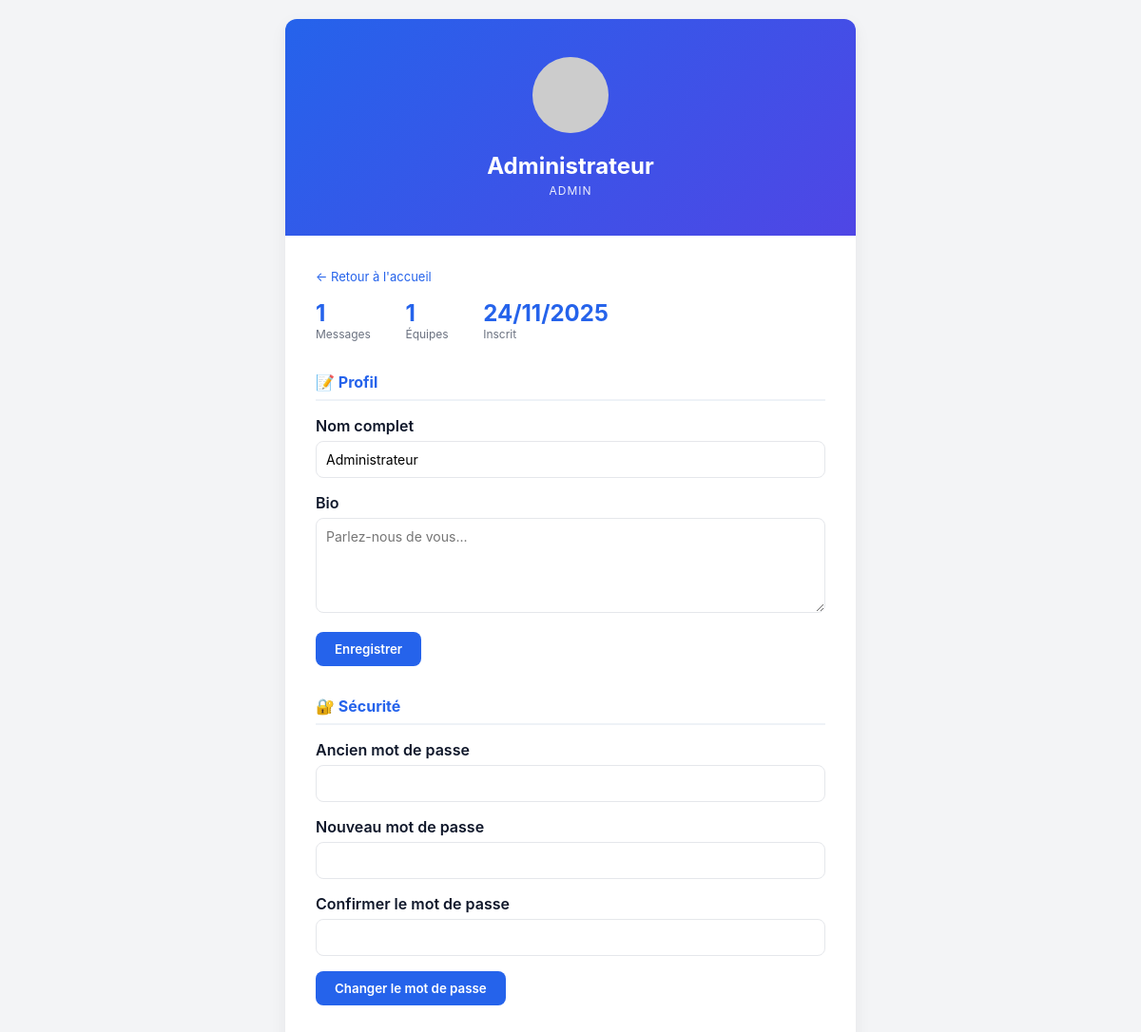
The app's page /profile.php (signed in) with its own data.
### tables this page shows
CREATE TABLE users (
    id INT AUTO_INCREMENT PRIMARY KEY,
    username VARCHAR(50) NOT NULL UNIQUE,
    email VARCHAR(100) NOT NULL UNIQUE,
    password VARCHAR(255) NOT NULL,
    full_name VARCHAR(100) NOT NULL,
    avatar VARCHAR(255) DEFAULT NULL,
    role VARCHAR(20) DEFAULT 'user',
    bio TEXT,
    is_online BOOLEAN DEFAULT FALSE,
    last_seen TIMESTAMP DEFAULT CURRENT_TIMESTAMP,
    reset_token VARCHAR(255),
    reset_expiry TIMESTAMP NULL,
    created_at TIMESTAMP DEFAULT CURRENT_TIMESTAMP,
    INDEX idx_username (username),
    INDEX idx_email (email),
    INDEX idx_role (role)
);

### config.php (called while the page is built, shortened)
<?php
function escape($data) {
    return htmlspecialchars($data, ENT_QUOTES, 'UTF-8');
}
?>

### profile.php (the view, shortened to what this page needs)
<?php
require_once 'config.php';
$db = Database::getInstance()->getConnection();
$user_id = $_SESSION['user_id'];
$stmt = $db->prepare("SELECT * FROM users WHERE id = ?");
$stmt->execute([$user_id]);
$user = $stmt->fetch();
$message_count = $db->query("SELECT COUNT(*) as cnt FROM messages WHERE user_id = $user_id")->fetch()['cnt'];
$team_count = $db->query("SELECT COUNT(*) as cnt FROM team_members WHERE user_id = $user_id")->fetch()['cnt'];
?>
<!DOCTYPE html>
<html lang="fr">
<head>
</head>
<body>
    <div class="container">
        <header>
            <img class="avatar" src="<?= escape($user['avatar'] ?: AVATAR_DEFAULT) ?>" alt="Avatar">
            <h1><?= escape($user['full_name']) ?></h1>
            <div class="role"><?= $user['role'] ?></div>
        </header>
        <div class="content">
            <a href="index.php" class="back">← Retour à l'accueil</a>
            <div class="section">
                <div class="stat">
                    <div class="stat-value"><?= $message_count ?></div>
                    <div class="stat-label">Messages</div>
                </div>
                <div class="stat">
                    <div class="stat-value"><?= $team_count ?></div>
                    <div class="stat-label">Équipes</div>
                </div>
                <div class="stat">
                    <div class="stat-value"><?= date('d/m/Y', strtotime($user['created_at'])) ?></div>
                    <div class="stat-label">Inscrit</div>
                </div>
            </div>
            <div class="section">
                <h2>📝 Profil</h2>
                <form method="POST">
                    <div class="form-group">
                        <label>Nom complet</label>
                        <input type="text" name="full_name" value="<?= escape($user['full_name']) ?>" required>
                    </div>
                    <div class="form-group">
                        <label>Bio</label>
                        <textarea name="bio" placeholder="Parlez-nous de vous..."><?= escape($user['bio'] ?? '') ?></textarea>
                    </div>
                    <button type="submit" class="btn">Enregistrer</button>
                </form>
            </div>
            <div class="section">
                <h2>🔐 Sécurité</h2>
                <form method="POST">
                    <div class="form-group">
                        <label>Ancien mot de passe</label>
                        <input type="password" name="old_password" required>
                    </div>
                    <div class="form-group">
                        <label>Nouveau mot de passe</label>
                        <input type="password" name="password" required>
                    </div>
                    <div class="form-group">
                        <label>Confirmer le mot de passe</label>
                        <input type="password" name="password_confirm" required>
                    </div>
                    <button type="submit" class="btn">Changer le mot de passe</button>
                </form>
            </div>
        </div>
    </div>
</body>
</html>

### profile.php (style rules this page uses)
:root { --primary: #2563eb; --dark: #0f172a; --bg: #f3f4f6; }
* { box-sizing: border-box; margin: 0; padding: 0; font-family: Inter, system-ui, sans-serif; }
body { background: var(--bg); min-height: 100vh; padding: 20px; }
.container { max-width: 600px; margin: 0 auto; background: #fff; border-radius: 12px; box-shadow: 0 6px 18px rgba(0,0,0,0.06); overflow: hidden; }
header { background: linear-gradient(135deg, #2563eb 0%, #4f46e5 100%); color: #fff; padding: 40px 20px; text-align: center; }
.avatar { width: 80px; height: 80px; border-radius: 50%; background: rgba(255,255,255,0.2); margin: 0 auto 16px; }
h1 { font-size: 24px; margin-bottom: 4px; }
.role { font-size: 12px; opacity: 0.9; text-transform: uppercase; letter-spacing: 1px; }
.content { padding: 32px; }
.section { margin-bottom: 32px; }
.section h2 { font-size: 16px; margin-bottom: 16px; color: var(--primary); border-bottom: 2px solid #eef2f7; padding-bottom: 8px; }
.stat { display: inline-block; margin-right: 32px; }
.stat-value { font-size: 24px; font-weight: 700; color: var(--primary); }
.stat-label { font-size: 12px; color: #6b7280; }
.form-group { margin-bottom: 16px; }
label { display: block; margin-bottom: 6px; font-weight: 600; color: var(--dark); }
input, textarea { width: 100%; padding: 10px; border: 1px solid #e5e7eb; border-radius: 8px; font-size: 14px; font-family: inherit; }
textarea { resize: vertical; min-height: 100px; }
.btn { background: var(--primary); color: #fff; border: 0; padding: 10px 20px; border-radius: 8px; cursor: pointer; font-weight: 600; }
.back { display: inline-block; margin-bottom: 16px; color: var(--primary); text-decoration: none; font-size: 13px; }

### records on screen
users: full_name "Administrateur", role "ADMIN", created_at "24/11/2025"

### other values on screen
$message_count "1"
$team_count "1"
